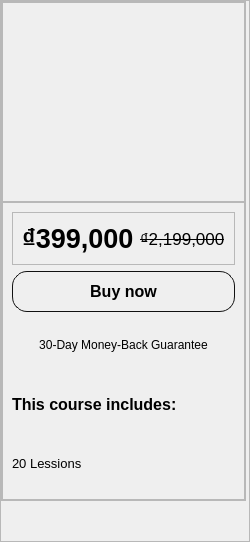
            <widget class="QFrame" name="frame_floating">
             <property name="minimumSize">
              <size>
               <width>250</width>
               <height>0</height>
              </size>
             </property>
             <property name="styleSheet">
              <string notr="true">#frame_floating {
	background: rgb(255, 255, 255);
}</string>
             </property>
             <property name="frameShape">
              <enum>QFrame::StyledPanel</enum>
             </property>
             <property name="frameShadow">
              <enum>QFrame::Raised</enum>
             </property>
             <layout class="QVBoxLayout" name="verticalLayout_11">
              <property name="spacing">
               <number>0</number>
              </property>
              <property name="leftMargin">
               <number>0</number>
              </property>
              <property name="topMargin">
               <number>0</number>
              </property>
              <property name="rightMargin">
               <number>0</number>
              </property>
              <property name="bottomMargin">
               <number>0</number>
              </property>
              <item>
               <widget class="QFrame" name="floating_banner">
                <property name="sizePolicy">
                 <sizepolicy hsizetype="Fixed" vsizetype="Fixed">
                  <horstretch>0</horstretch>
                  <verstretch>0</verstretch>
                 </sizepolicy>
                </property>
                <property name="minimumSize">
                 <size>
                  <width>0</width>
                  <height>500</height>
                 </size>
                </property>
                <property name="frameShape">
                 <enum>QFrame::StyledPanel</enum>
                </property>
                <property name="frameShadow">
                 <enum>QFrame::Raised</enum>
                </property>
                <layout class="QVBoxLayout" name="verticalLayout_12">
                 <property name="spacing">
                  <number>0</number>
                 </property>
                 <property name="leftMargin">
                  <number>0</number>
                 </property>
                 <property name="topMargin">
                  <number>0</number>
                 </property>
                 <property name="rightMargin">
                  <number>0</number>
                 </property>
                 <property name="bottomMargin">
                  <number>0</number>
                 </property>
                 <item>
                  <widget class="QFrame" name="thumbnail_banner">
                   <property name="maximumSize">
                    <size>
                     <width>16777215</width>
                     <height>200</height>
                    </size>
                   </property>
                   <property name="styleSheet">
                    <string notr="true">#thumbnail_banner {
	border-image: url(:/icons/background-login.png);
}</string>
                   </property>
                   <property name="frameShape">
                    <enum>QFrame::StyledPanel</enum>
                   </property>
                   <property name="frameShadow">
                    <enum>QFrame::Raised</enum>
                   </property>
                  </widget>
                 </item>
                 <item>
                  <widget class="QFrame" name="details">
                   <property name="frameShape">
                    <enum>QFrame::StyledPanel</enum>
                   </property>
                   <property name="frameShadow">
                    <enum>QFrame::Raised</enum>
                   </property>
                   <layout class="QVBoxLayout" name="verticalLayout_13">
                    <item>
                     <widget class="QFrame" name="fl_price_banner">
                      <property name="frameShape">
                       <enum>QFrame::StyledPanel</enum>
                      </property>
                      <property name="frameShadow">
                       <enum>QFrame::Raised</enum>
                      </property>
                      <layout class="QHBoxLayout" name="horizontalLayout_9">
                       <item>
                        <widget class="QLabel" name="fl_price">
                         <property name="font">
                          <font>
                           <pointsize>20</pointsize>
                           <weight>75</weight>
                           <bold>true</bold>
                          </font>
                         </property>
                         <property name="text">
                          <string>₫399,000</string>
                         </property>
                        </widget>
                       </item>
                       <item>
                        <widget class="QLabel" name="fl_oldprice">
                         <property name="font">
                          <font>
                           <pointsize>13</pointsize>
                           <weight>50</weight>
                           <bold>false</bold>
                           <strikeout>true</strikeout>
                          </font>
                         </property>
                         <property name="text">
                          <string>₫2,199,000</string>
                         </property>
                        </widget>
                       </item>
                      </layout>
                     </widget>
                    </item>
                    <item>
                     <widget class="QPushButton" name="purchase">
                      <property name="font">
                       <font>
                        <pointsize>12</pointsize>
                        <weight>75</weight>
                        <italic>false</italic>
                        <bold>true</bold>
                       </font>
                      </property>
                      <property name="cursor">
                       <cursorShape>PointingHandCursor</cursorShape>
                      </property>
                      <property name="styleSheet">
                       <string notr="true">
QPushButton {
	font: bold;
	border: 1px solid #111;
	border-radius: 15px;
	padding: 10px;
}

QPushButton:hover {
	color: #fff;
	background: #c09054;
	border: transparent;
}</string>
                      </property>
                      <property name="text">
                       <string>Buy now</string>
                      </property>
                     </widget>
                    </item>
                    <item>
                     <widget class="QLabel" name="guarantee">
                      <property name="font">
                       <font>
                        <pointsize>9</pointsize>
                       </font>
                      </property>
                      <property name="text">
                       <string>30-Day Money-Back Guarantee</string>
                      </property>
                      <property name="alignment">
                       <set>Qt::AlignCenter</set>
                      </property>
                     </widget>
                    </item>
                    <item>
                     <widget class="QLabel" name="includes">
                      <property name="font">
                       <font>
                        <pointsize>12</pointsize>
                        <weight>75</weight>
                        <bold>true</bold>
                       </font>
                      </property>
                      <property name="text">
                       <string>This course includes:</string>
                      </property>
                     </widget>
                    </item>
                    <item>
                     <widget class="QLabel" name="lessions">
                      <property name="font">
                       <font>
                        <pointsize>10</pointsize>
                       </font>
                      </property>
                      <property name="text">
                       <string>20 Lessions</string>
                      </property>
                     </widget>
                    </item>
                   </layout>
                  </widget>
                 </item>
                </layout>
               </widget>
              </item>
              <item>
               <spacer name="verticalSpacer_4">
                <property name="orientation">
                 <enum>Qt::Vertical</enum>
                </property>
                <property name="sizeHint" stdset="0">
                 <size>
                  <width>20</width>
                  <height>40</height>
                 </size>
                </property>
               </spacer>
              </item>
             </layout>
            </widget>
